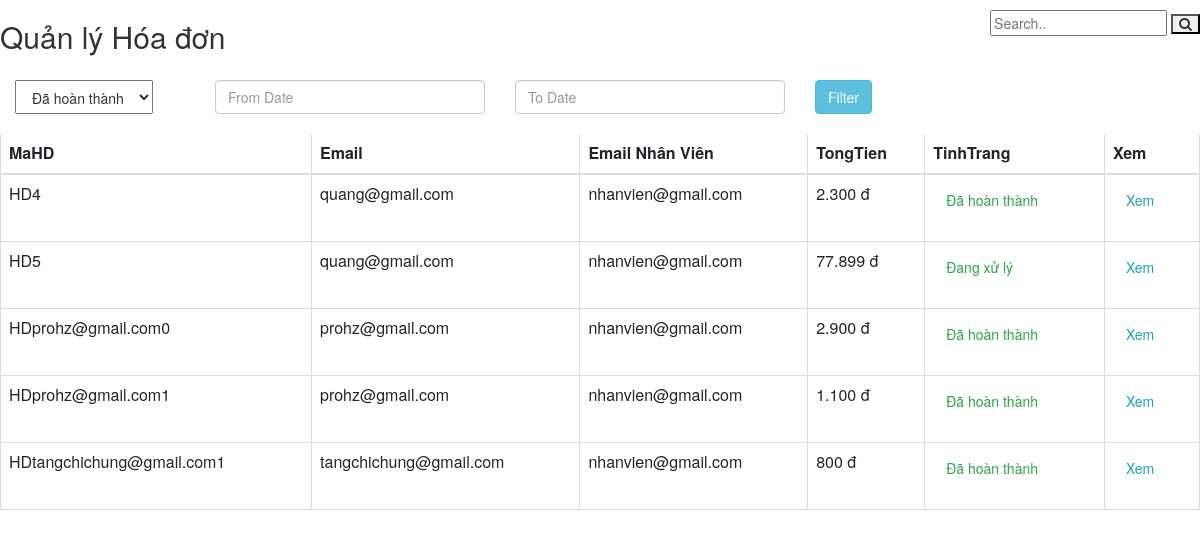
Before: /admin/DonHang.php with the older database file.
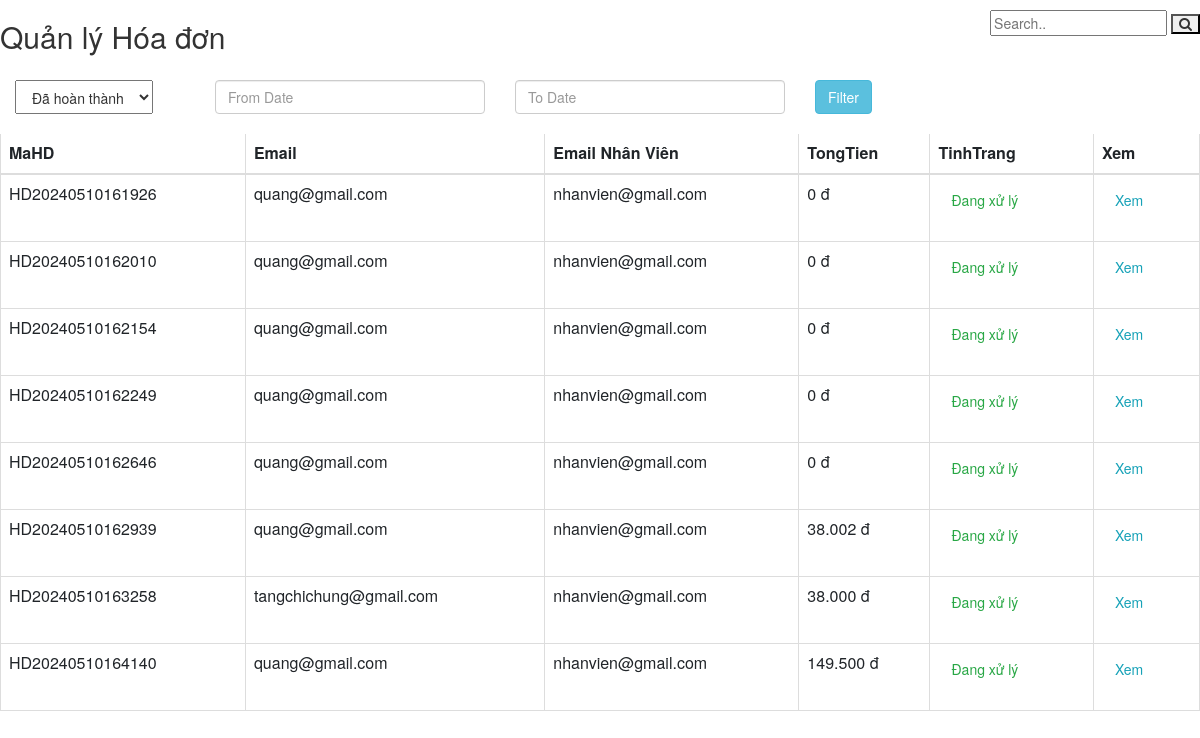
After: the same page with the newer database file.
### tables this page shows
CREATE TABLE `tblhoadon` (
  `MaHD` varchar(30) NOT NULL,
  `Email` varchar(30) NOT NULL,
  `TongTien` varchar(30) DEFAULT NULL,
  `TinhTrang` varchar(30) DEFAULT NULL,
  `NgayThang` date NOT NULL,
  `Email_NhanVien` varchar(30) NOT NULL,
  `SDT` varchar(20) NOT NULL,
  `DiaChi` varchar(50) NOT NULL
);

### admin/DonHang.php (the view, shortened to what this page needs)
<?php
	include 'scripts.php';
?>
<link rel="stylesheet" href="https://maxcdn.bootstrapcdn.com/bootstrap/3.3.6/css/bootstrap.min.css" />
<link rel="stylesheet" href="https://cdnjs.cloudflare.com/ajax/libs/font-awesome/4.7.0/css/font-awesome.min.css">
		<div class="title"><h2>Quản lý Hóa đơn</h2></div>
		<div class="search-container">
    		<form action="code.php" method="post">
      			<input type="text" placeholder="Search.." name="search">
      			<button type="submit" name="btnSearch_HD"><i class="fa fa-search"></i></button>
    		</form>
		  </div>
		  <div>
			  <br><br><br><br>
	<div class="col-md-2 status1">
		<select name="selectStatus" id="selectStatus" style=" height:34px; padding-top: 6px; padding-bottom: 6px; padding-left: 12px; padding-right: 12px;">
			<option value="0" >Đã hoàn thành</option>
		</select>
	</div>
	<div class="col-md-3">
		<input type="text" name="from_date" id="from_date" class="form-control" placeholder="From Date" />
	</div>
	<div class="col-md-3">
		<input type="text" name="to_date" id="to_date" class="form-control" placeholder="To Date" />
	</div>
	<div class="col-md-4">
		<input type="button" name="filter" id="filter" value="Filter" class="btn btn-info" />
	</div>
	<br/>
	</div>
<div class="table-responsive" id="tableHD">
<?php
	$connection = mysqli_connect("localhost","root","","webdb");
	$query = "SELECT * FROM tblhoadon";
	$query_run = mysqli_query($connection,$query);
?>
<table class="table table-bordered" id="datatable" width="100%" cellspacing="0">
	<thead>
		<tr>
			<th>MaHD</th>
			<th>Email</th>
			<th>Email Nhân Viên</th>
			<th>TongTien</th>
			<th>TinhTrang</th>
			<th>Xem</th>
		</tr>
	</thead>
	<tbody>
	<?php
		if(mysqli_num_rows($query_run)>0)
		{
			while($row = mysqli_fetch_assoc($query_run))
			{
				?>
		<tr>
			<td><?php echo $row['MaHD']; ?></td>
			<td><?php echo $row['Email']; ?></td>
			<?php
				if ($row['Email'] == $row['Email_NhanVien'])
					echo '<td></td>';
				else
					echo '<td>'.$row['Email_NhanVien'].'</td>';
			?>
			<td><?php
			$price = number_format($row['TongTien'], 0, ',', '.') . ' đ';
			echo $price; ?></td>
			<td>
				<?php
					if ( $row['TinhTrang'] == 'Đã hoàn thành' ) {
						echo
						'
						<button type="submit" name="check_btn2" class="btn btn-outline-success" value="'.$row['MaHD'].'" onclick="Check2(this.value)">Đã hoàn thành</button>
						';
					}
					else {
						echo
						'
						<button type="submit" name="check_btn" class="btn btn-outline-success" value="'.$row['MaHD'].'" onclick="Check(this.value)">Đang xử lý</button>
						';
					}
				?>
			</td>
			<td>
				<form action="chitietDonhang.php?id=<?php echo $row['MaHD']; ?>" method="post">
				<button type="submit" name="edit_btn" class="btn btn-outline-info">Xem</button>
				</form>
			</td>
		</tr>
		<?php
			}
		}
		else{
			echo "<h2>Không tìm thấy hóa đơn</h2>";
		}
		?>
	</tbody>
</table>
</div>

Changed rows visible on the page:
removed tblhoadon: MaHD "HD4", Email "quang@gmail.com", Email_NhanVien "nhanvien@gmail.com", TongTien "2.300 đ"
removed tblhoadon: MaHD "HD5", Email "quang@gmail.com", Email_NhanVien "nhanvien@gmail.com", TongTien "77.899 đ"
removed tblhoadon: MaHD "HDprohz@gmail.com0", Email "prohz@gmail.com", Email_NhanVien "nhanvien@gmail.com", TongTien "2.900 đ"
removed tblhoadon: MaHD "HDprohz@gmail.com1", Email "prohz@gmail.com", Email_NhanVien "nhanvien@gmail.com", TongTien "1.100 đ"
removed tblhoadon: MaHD "HDtangchichung@gmail.com1", Email "tangchichung@gmail.com", Email_NhanVien "nhanvien@gmail.com", TongTien "800 đ"
added tblhoadon: MaHD "HD20240510161926", Email "quang@gmail.com", Email_NhanVien "nhanvien@gmail.com", TongTien "0 đ"
added tblhoadon: MaHD "HD20240510162010", Email "quang@gmail.com", Email_NhanVien "nhanvien@gmail.com", TongTien "0 đ"
added tblhoadon: MaHD "HD20240510162154", Email "quang@gmail.com", Email_NhanVien "nhanvien@gmail.com", TongTien "0 đ"
added tblhoadon: MaHD "HD20240510162249", Email "quang@gmail.com", Email_NhanVien "nhanvien@gmail.com", TongTien "0 đ"
added tblhoadon: MaHD "HD20240510162646", Email "quang@gmail.com", Email_NhanVien "nhanvien@gmail.com", TongTien "0 đ"
added tblhoadon: MaHD "HD20240510162939", Email "quang@gmail.com", Email_NhanVien "nhanvien@gmail.com", TongTien "38.002 đ"
added tblhoadon: MaHD "HD20240510163258", Email "tangchichung@gmail.com", Email_NhanVien "nhanvien@gmail.com", TongTien "38.000 đ"
added tblhoadon: MaHD "HD20240510164140", Email "quang@gmail.com", Email_NhanVien "nhanvien@gmail.com", TongTien "149.500 đ"
